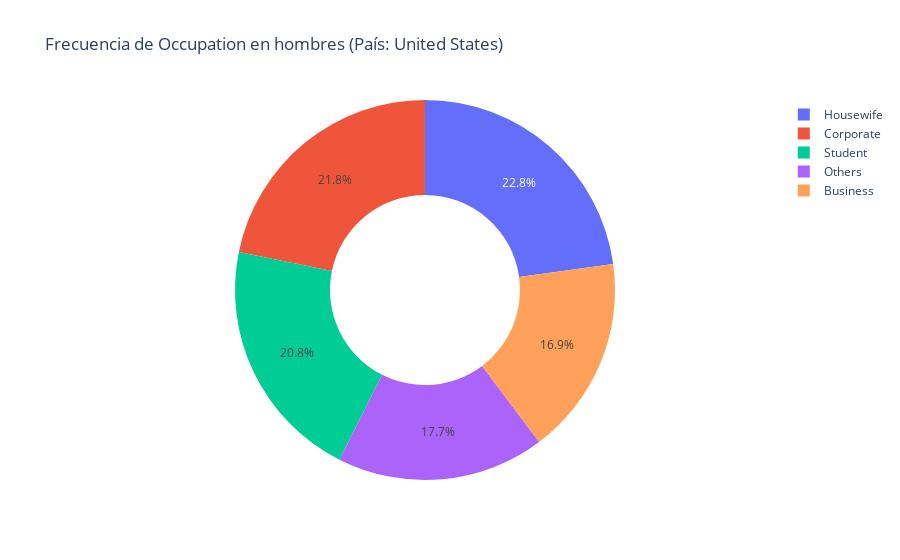

The cell this chart's notebook holds for it:
### Code cell
gender = "Male"

plot_builder = PlotBuilder(data_pipeline)

donut_fig = plot_builder.build_dount_gender(country, column, gender)
donut_fig.show()

### Figure 1 — Plotly figure (JSON) as saved in the notebook; plotly's stock layout.template omitted (floating-point values rounded to 4 significant figures)
{"data": [{"domain": {"x": [0, 1], "y": [0, 1]}, "hole": 0.5, "hovertemplate": "Occupation=%{label}<br>count_values=%{value}<extra></extra>", "labels": ["Business", "Corporate", "Housewife", "Others", "Student"], "legendgroup": "", "name": "", "showlegend": true, "type": "pie", "values": [22638, 29155, 30527, 23667, 27783]}], "layout": {"legend": {"tracegroupgap": 0}, "title": {"text": "Frecuencia de Occupation en hombres (País: United States)"}}}
